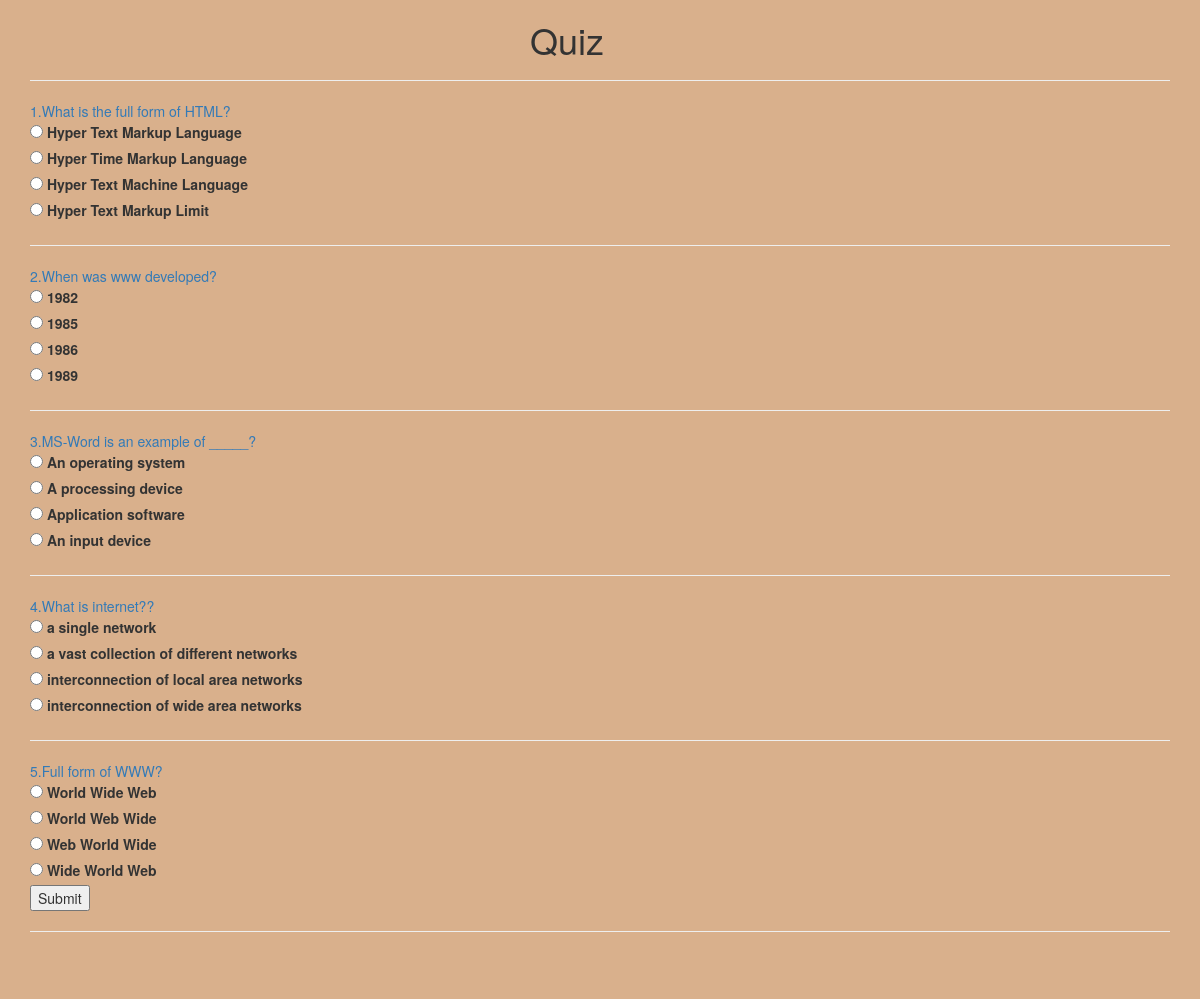
The page / on the database its author committed.
### quizapp/models.py (models this page shows, shortened)
class Paper(models.Model):
    question = models.CharField(max_length=50)
    option1 = models.CharField(max_length=50)
    option2 = models.CharField(max_length=50)
    option3 = models.CharField(max_length=50)
    option4 = models.CharField(max_length=50)
    answer = models.CharField(max_length=50)

### quizapp/views.py (the view)
# urls.py: path('', views.index),
def index(request):
    data=Paper.objects.all()
    context={
        'questions':data
    }
    return render(request,'index.html',context)

### templates/index.html (shortened to what this page needs)
<!DOCTYPE html>
<html lang="en">
<head>
  <link rel="stylesheet" href="https://maxcdn.bootstrapcdn.com/bootstrap/3.4.1/css/bootstrap.min.css">
</head>
<body style="background-color:#D9B08C;">
<div class="container">
    <h1 style="margin-left:500px;">Quiz </h1>
    <div>
        {% for question in questions %}
        <table>
            <tr>
                <td class="text-primary">{{question.id}}.{{question.question}}?</td>
            </tr>
            <tr>
                <td>
                    <input type="radio" class="rb" name="{{question.id}}" value="{{question.option1}}" >
                    <label >{{question.option1}}</label><br></td>
            </tr>
            <tr>
                <td>
                    <input type="radio" class="rb" name="{{question.id}}" value="{{question.option2}}" >
                    <label >{{question.option2}}</label><br>
                </td>
            </tr>
            <tr>
                <td>
                    <input type="radio" class="rb" name="{{question.id}}" value="{{question.option3}}">
                    <label >{{question.option3}}</label><br>
                </td>
            </tr>
            <tr>
                <td>
                    <input type="radio" class="rb" name="{{question.id}}" value="{{question.option4}}" >
                    <label >{{question.option4}}</label><br>
                </td>
            </tr>
            <tr>
                <hr>
            </tr>
        {% endfor %}
        </table>
    </div>
        <input type="submit" class="btn-btnsuccess" value="Submit" id="b1" onclick="getanswer()">
        <hr>
    <br>
</div>
<br><br><br><br><br><br><br>
</body>
</html>

### rows shown on the page
Paper: id "1", question "What is the full form of HTML", option1 "Hyper Text Markup Language", option2 "Hyper Time Markup Language", option3 "Hyper Text Machine Language", option4 "Hyper Text Markup Limit"
Paper: id "2", question "When was www developed", option1 "1982", option2 "1985", option3 "1986", option4 "1989"
Paper: id "3", question "MS-Word is an example of _____", option1 "An operating system", option2 "A processing device", option3 "Application software", option4 "An input device"
Paper: id "4", question "What is internet?", option1 "a single network", option2 "a vast collection of different networks", option3 "interconnection of local area networks", option4 "interconnection of wide area networks"
Paper: id "5", question "Full form of WWW", option1 "World Wide Web", option2 "World Web Wide", option3 "Web World Wide", option4 "Wide World Web"
